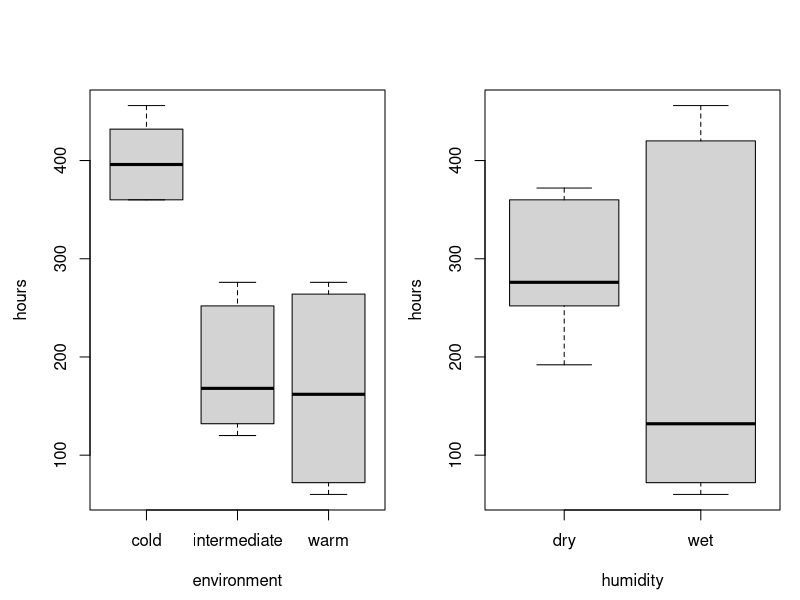
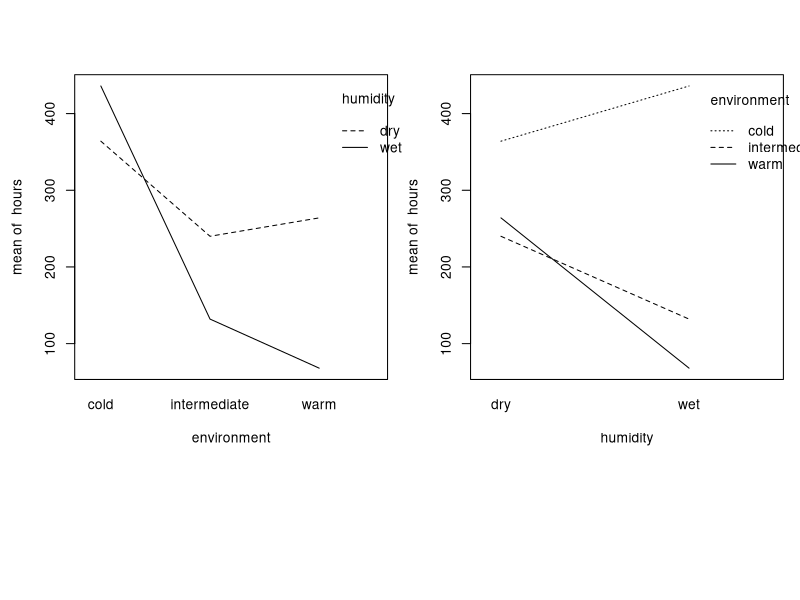
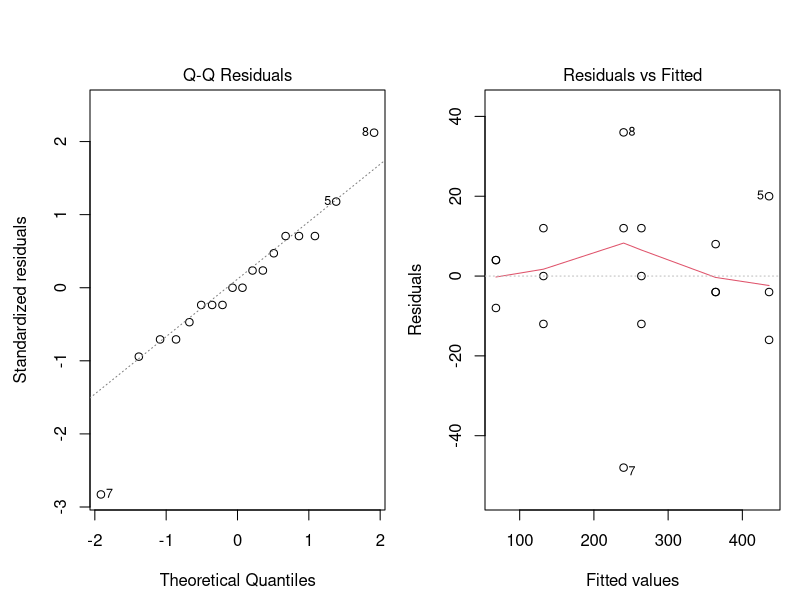
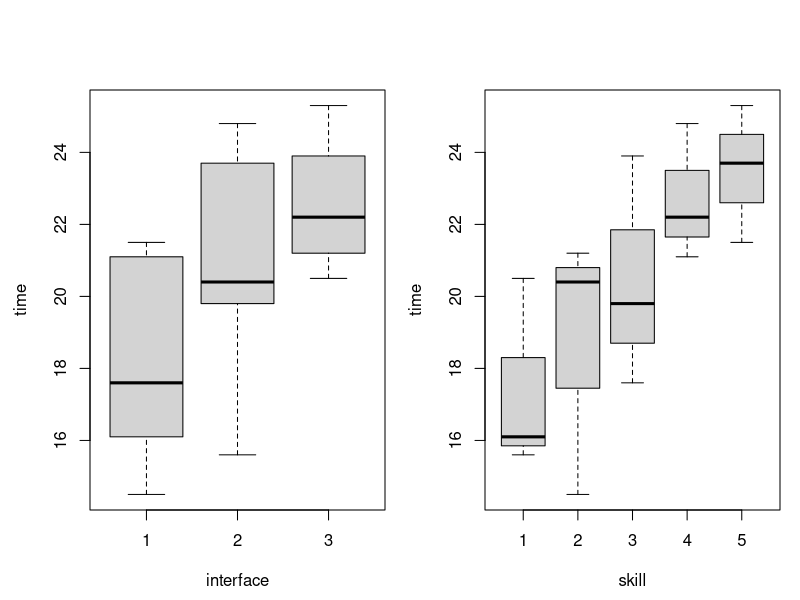
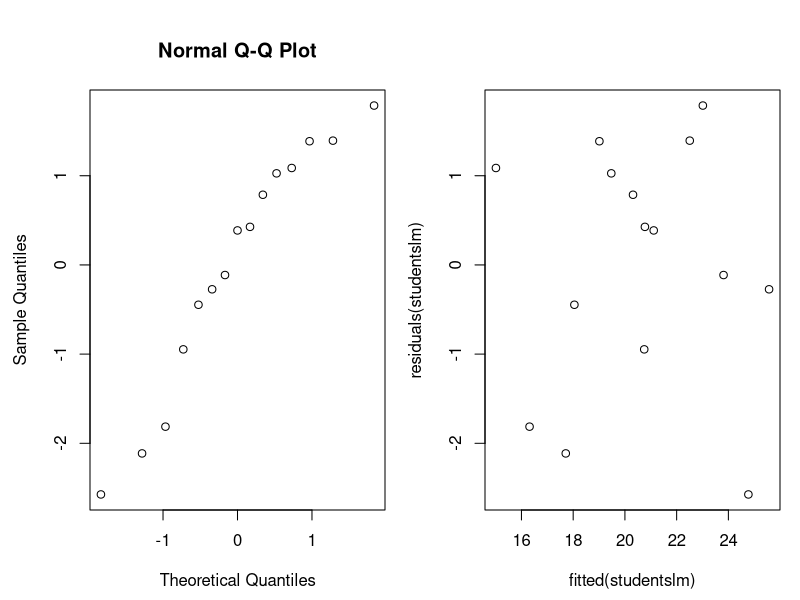
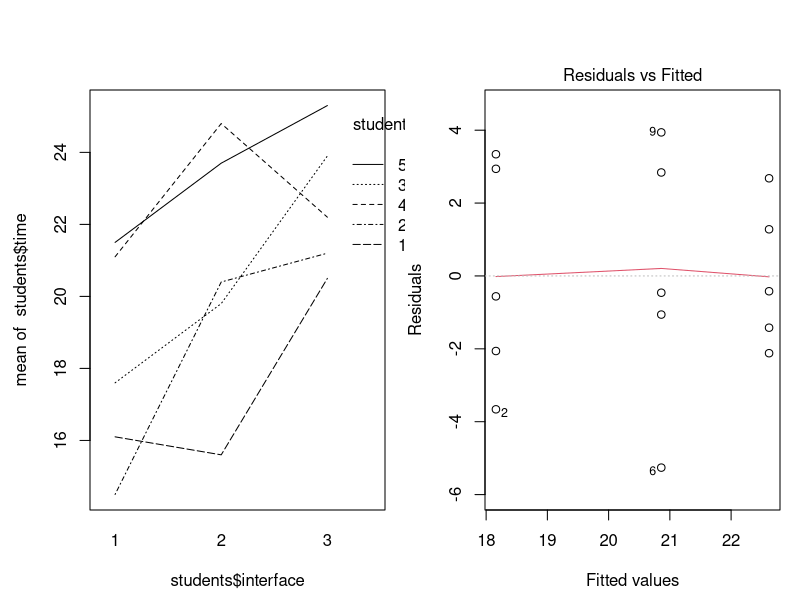
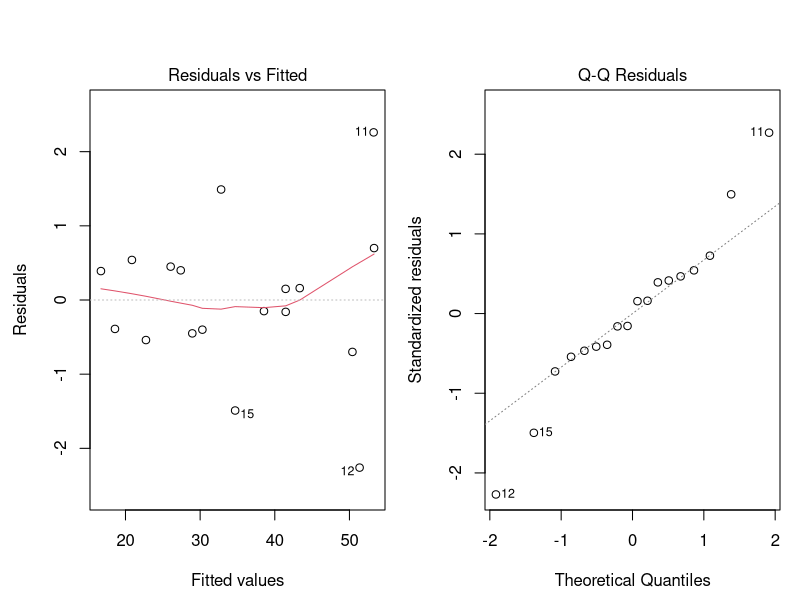
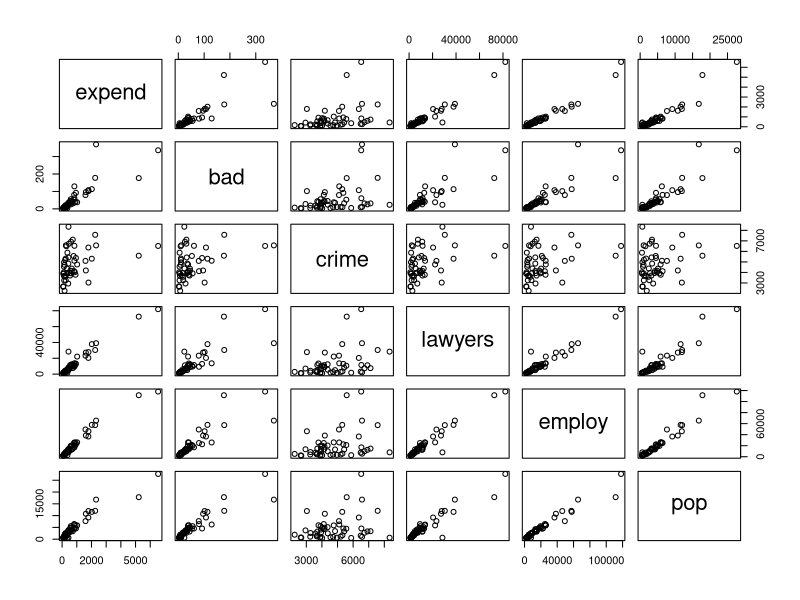

Recreate these plots in R, in order.
## ---- chunk 1
knitr::opts_chunk$set(echo = TRUE)
options(digits=3)
## ---- chunk 2
bread = read.table("bread.txt",header=TRUE)
## ---- chunk 3
I=3; J=2; N=3
rbind(rep(1:I,each=N*J),rep(1:J,N*I),sample(1:(N*I*J)))
## ---- chunk 4
attach(bread)
par(mfrow=c(1,2), mar=c(4,4,4,1), oma=c(0.5,0.5,0.5,0))
boxplot(hours~environment)
boxplot(hours~humidity)
## ---- chunk 5
layout(matrix(c(1,2,3,3), ncol=2, byrow=TRUE), heights=c(3, 1))
interaction.plot(environment, humidity, hours)
interaction.plot(humidity, environment, hours)
## ---- chunk 6
bread$environment=as.factor(bread$environment)
bread$humidity=as.factor(bread$humidity)

breadov=lm(hours~environment*humidity)
anova(breadov)
## ---- chunk 7
breadov1=lm(hours~environment+humidity)
anova(breadov1)
## ---- chunk 8
par(mfrow=c(1,2), mar=c(4,4,4,1), oma=c(0.5,0.5,0.5,0))
plot(breadov,2)
plot(breadov,1)
## ---- chunk 9
students = read.table("search.txt",header=TRUE)
## ---- chunk 10
I = 3
B = 5
N = 1
for (b in 1:B) {
  print(sample(1:(N*I)))
}
## ---- chunk 11
students$interface = as.factor(students$interface)
students$skill = as.factor(students$skill)
attach(students)

par(mfrow=c(1,2))
boxplot(time~interface)
boxplot(time~skill)
studentslm = lm(time~interface+skill)
anova(studentslm)
## ---- chunk 12
inter1 = mean(students$time[interface==1])
inter2 = mean(students$time[interface==2])
inter3 = mean(students$time[interface==3])
which.max(c(inter1, inter2, inter3))
## ---- chunk 13
students[which.min(students$time),]
## ---- chunk 14
summary(studentslm)
## ---- chunk 15
qqnorm(residuals(studentslm))
plot(fitted(studentslm),residuals(studentslm))
## ---- chunk 16
interaction.plot(students$interface, students$skill, students$time)
friedman.test(time,interface,skill,data=students)
## ---- chunk 17
studentsaov = lm(time ~ interface, data=students)
plot(studentsaov,1)

anova(studentsaov)
summary(studentsaov)
## ---- chunk 18
library(lme4)
# load data
cow=read.table("cow.txt",header=TRUE)
cow$treatment=factor(cow$treatment)
cow$id=factor(cow$id)
cow$per=factor(cow$per)
cow$order=factor(cow$order)
attach(cow)
# boxplot(milk~treatment)
## ---- chunk 19
anova(lm(milk~id+per+treatment))
## ---- chunk 20
summary((lm(milk~id+per+treatment)))
## ---- chunk 21
par(mfrow=c(1,2), mar=c(4,4,4,1), oma=c(0.5,0.5,0.5,0))
plot(lm(milk~id+per+treatment), 1)
plot(lm(milk~id+per+treatment), 2)
## ---- chunk 22
cowlmer = lmer(milk~order+per+treatment+(1|id))
cowlmer_reduced = lmer(milk~order+per+(1|id), REML=FALSE)
(anova(cowlmer_reduced, cowlmer))
## ---- chunk 23
t.test(milk[treatment=="A"],milk[treatment=="B"], paired=TRUE)
## ---- chunk 24
cowlmer = lmer(milk~order+treatment+per+(1|id))
cowlmer_reduced = lmer(milk~order+treatment+(1|id), REML=FALSE)
(anova(cowlmer_reduced, cowlmer))
## ---- chunk 25
anova(lm(milk~treatment+id))
## ---- chunk 26
wordcounts = read.table("austen.txt", header=TRUE)
austen = subset(wordcounts, select = c('Sense', 'Emma', 'Sand1'))
z=chisq.test(austen)
z
## ---- chunk 27
z$residuals
## ---- chunk 28
z1=chisq.test(wordcounts)
z1
## ---- chunk 29
z1$residuals
## ---- chunk 30
library(lme4)
expenses = read.table("expensescrime.txt",header=TRUE)
expenses$state=as.factor(expenses$state)
attach(expenses)
## ---- chunk 31
plot(expenses[,c(2,3, 4, 5, 6, 7)])
## ---- chunk 32
par(mfrow=c(2,3))
for (i in 2:7) {
  hist(expenses[,i], main=names(expenses)[i])
}
## ---- chunk 33
print("Cook's distances for lm(expend~bad+crime+lawyers+employ+pop):")
round(cooks.distance(lm(expend~bad+crime+lawyers+employ+pop)), 2)
plot(cooks.distance(lm(expend~bad+crime+lawyers+employ+pop)),type="b", main="Cook's distances for expend~bad+crime+lawyers+employ+pop")
## ---- chunk 34
expenses = expenses[-c(5, 8, 35, 44), ]
attach(expenses)
## ---- chunk 35
plot(expenses[,c(2,3, 4, 5, 6, 7)])
## ---- chunk 36
round(cor(expenses[,c(2, 3, 4, 5, 6, 7)]), 2)
## ---- chunk 37
factors = colnames(expenses)[3:length(colnames(expenses))]

# 1st factor
R2 = numeric(length(factors))
for (i in 1:length(factors)) {
  R2[i] = summary(lm(paste('expend',  '~', factors[i]), data=expenses))[[8]]
}

print("R^2 values for addition of first variable:"); factors; R2
factor_one = factors[which.max(R2)]
print(paste0("Factor with highest R^2 value: ", factor_one))
# remove chosen first factor from list
factors = factors[-which.max(R2)]

# 2nd factor
R2 = numeric(length(factors))
for (i in 1:length(factors)) {
  R2[i] = summary(lm(paste('expend',  '~', factor_one, '+', factors[i]), data=expenses))[[8]]
}

print("R^2 values for addition of second variable:"); factors; R2
factor_two = factors[which.max(R2)]
print(paste0("Factor with highest R^2 value: ", factor_two))

summary(lm(expend~employ), data=expenses)
## ---- chunk 38
# start with all variables
summary(lm(expend~bad+crime+lawyers+employ+pop, data=expenses))[4]
print("Crime has highest p-value of 9.86e-1, thus remove crime as variable")

summary(lm(expend~bad+lawyers+employ+pop, data=expenses))[4]
print("Pop has highest p-value of 0.270, thus remove pop as variable")

summary(lm(expend~bad+lawyers+employ, data=expenses))
print("Bad has highest p-value of 0.045, which is below 0.05")
## ---- chunk 39
attach(expenses)
stepuplm = lm(expend~employ)

# 2
par(mfrow=c(2,2))
plot(residuals(stepuplm), employ, main="Scatter plot against employ")

# 3
x = residuals(lm(employ~bad+crime+lawyers+pop))
y = residuals(lm(expend~bad+crime+lawyers+pop))
plot(x,y,main="Added variable plot for + Employ", xlab="residual of Employ", ylab="residual of Expend")

# 4
# par(mfrow=c(2,2))
# plot(residuals(stepuplm), bad, main="Scatter plot against bad")
# plot(residuals(stepuplm), crime, main="Scatter plot against crime")
# plot(residuals(stepuplm), lawyers, main="Scatter plot against lawyers")
# plot(residuals(stepuplm), pop, main="Scatter plot against pop")

# 5
par(mfrow=c(2,2))
plot(residuals(stepuplm), expend)
plot(residuals(stepuplm),fitted(stepuplm))

# 6
plot(stepuplm, 2)
